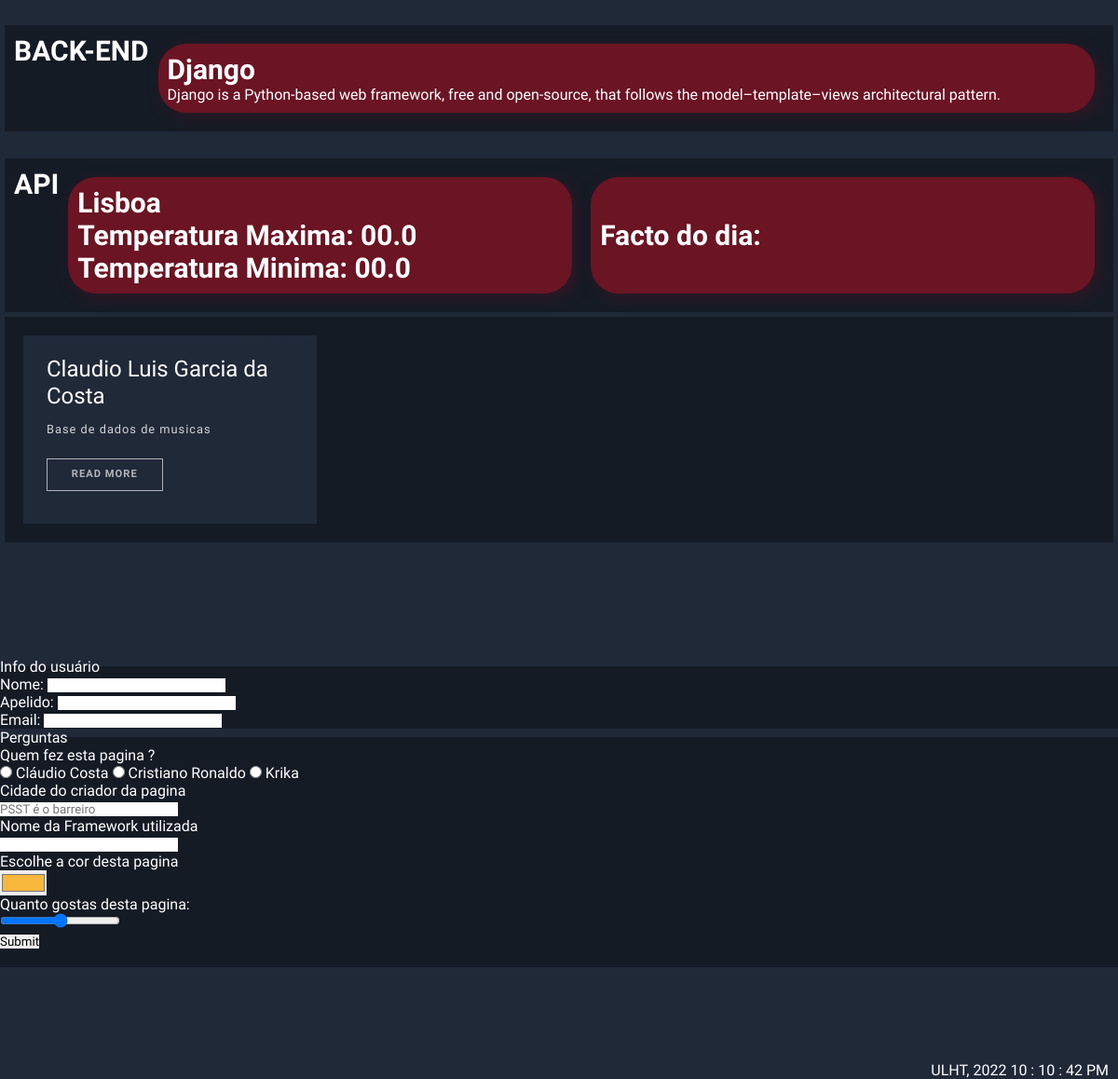
/quizz (lower part), run on an earlier commit of the app's database.
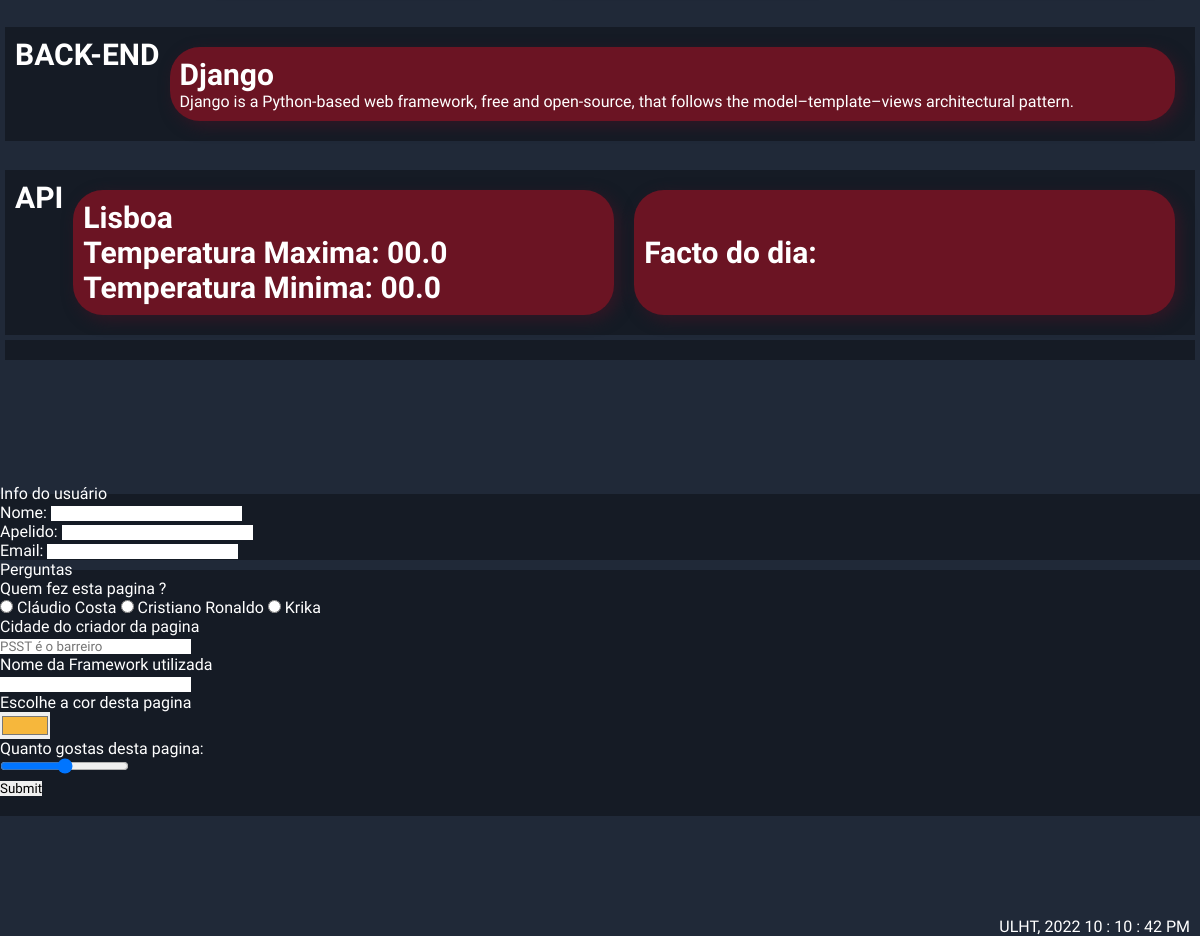
And on a later commit of the database.
### portfolio/models.py (models this page shows, shortened)
class News(models.Model):
    name = models.CharField(max_length=50)
    description = models.CharField(max_length=300)
    date = models.DateField(auto_now_add=False, auto_now=False, null=True, blank=True)
    image_url = models.URLField()
    link = models.URLField()

### portfolio/views.py (the view)
# urls.py: path('quizz', views.view_quizz, name='quizz'),
def view_quizz(request):
    quizz = Quizz.objects.all()
    news = News.objects.all()
    context = {'quizz': quizz,
    'news':news}
    if request.method == 'POST':
        n = request.POST.get('user_fname')
        a = request.POST.get('user_lname')
        p = calculate_quizz(request)
        r = Quizz(name=n, surname=a, points=p)
        r.save()
    return render(request, 'portfolio/quizz.html',context)

### portfolio/templates/portfolio/quizz.html (shortened to what this page needs)
{% extends 'portfolio/layout.html' %}
{% block extrahead %}
{% load static %}
<link rel="stylesheet" href="{% static 'portfolio/css/quizz.css' %}">
<link rel="stylesheet" href="{% static 'portfolio/css/subject_box.css' %}">
<link rel="stylesheet" href="{% static 'portfolio/css/news.css' %}">
{% endblock %}
{% block main %}
<br>
<div class="subjects-box">
    <h1>BACK-END</h1>
    <div>
        <h1>Django</h1>
        <p id="Django">
            Django is a Python-based web framework, free and open-source, that follows the model–template–views
            architectural pattern.
        </p>
    </div>
</div>
<br>
<div class="subjects-box">
    <h1>API</h1>
    <div>
        <h1>Lisboa</h1>
        <h1>Temperatura Maxima: <span id="max_temp">00.0</span></h1>
        <h1>Temperatura Minima: <span id="min_temp">00.0</span></h1>
    </div>
    <div>
        <h1>Facto do dia:
        </h1>
    </div>
</div>
<div class="subjects-box2">
    {% for new in news %}
    <figure class="snip1347">
        <div class="date">{{new.date}}</div>
        <figcaption>
            <h2>{{new.name}}</h2>
            <p>{{new.description}}</p>
            <a href={{new.link}} class="read-more">Read More</a>
        </figcaption>
    </figure>
    {% endfor %}
</div>
<div style="margin-bottom: 100px ;">
    <br id="quizz">
</div>
<form method="POST" action="quizz">
    <fieldset>
        <legend>Info do usuário</legend>
        <p>Nome: <input type="text" id="user_fname" name="user_fname" required></p>
        <p>Apelido: <input type="text" id="user_lname" name="user_lname" required></p>
        <p>Email: <input type="text" id="email" name="email" required></p>
    </fieldset>
    <fieldset>
        <legend>Perguntas</legend>
        <p>Quem fez esta pagina ?<br>
            <input type="radio" id="claudio" name="creator_name" value="claudio">
            <label for="claudio">Cláudio Costa</label>
            <input type="radio" id="cristiano" name="creator_name" value="cristiano">
            <label for="cristiano">Cristiano Ronaldo</label>
            <input type="radio" id="krika" name="creator_name" value="krika">
            <label for="krika">Krika</label>
        </p>
        <fieldset>
            <label for="date">Cidade do criador da pagina</label><br>
            <input type="text" id="cname" placeholder="PSST é o barreiro"><br>
            <label for="framework">Nome da Framework utilizada</label><br>
            <input type="text" id="framework" name="framework"><br>
            <label for="page_color">Escolhe a cor desta pagina</label><br>
            <input type="color" id="page_color" name="page_color" value="#f6b73c"><br>
            <label for="barra">Quanto gostas desta pagina:</label><br>
            <input type="range" id="barra" name="barra" min="0" max="10"><br>
            <input type="submit" value="Submit">
        </fieldset>
</form>
<br>
{% if quizz is null %}
{% load static %}
{% endif %}
{% endblock %}

What changed in the data, as far as the page shows it:
removed News: name "Claudio Luis Garcia da Costa", description "Base de dados de musicas"
